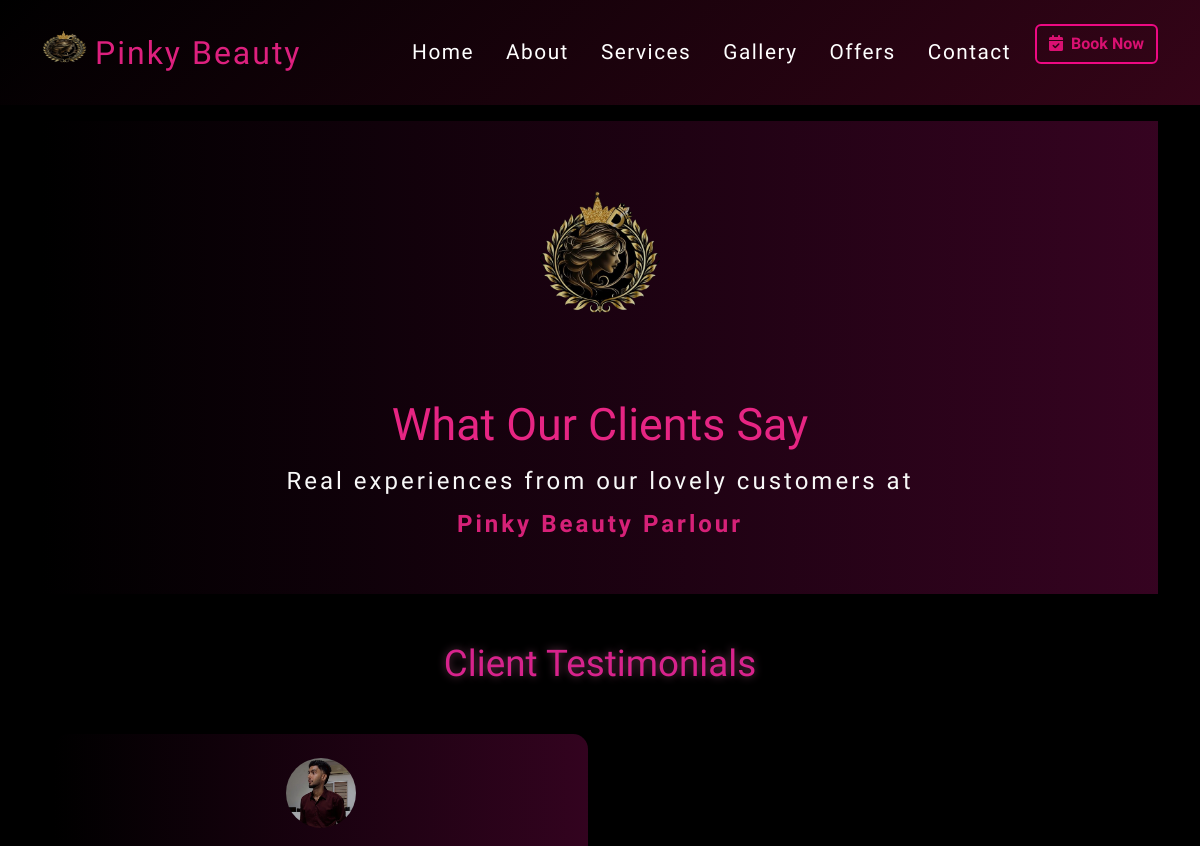
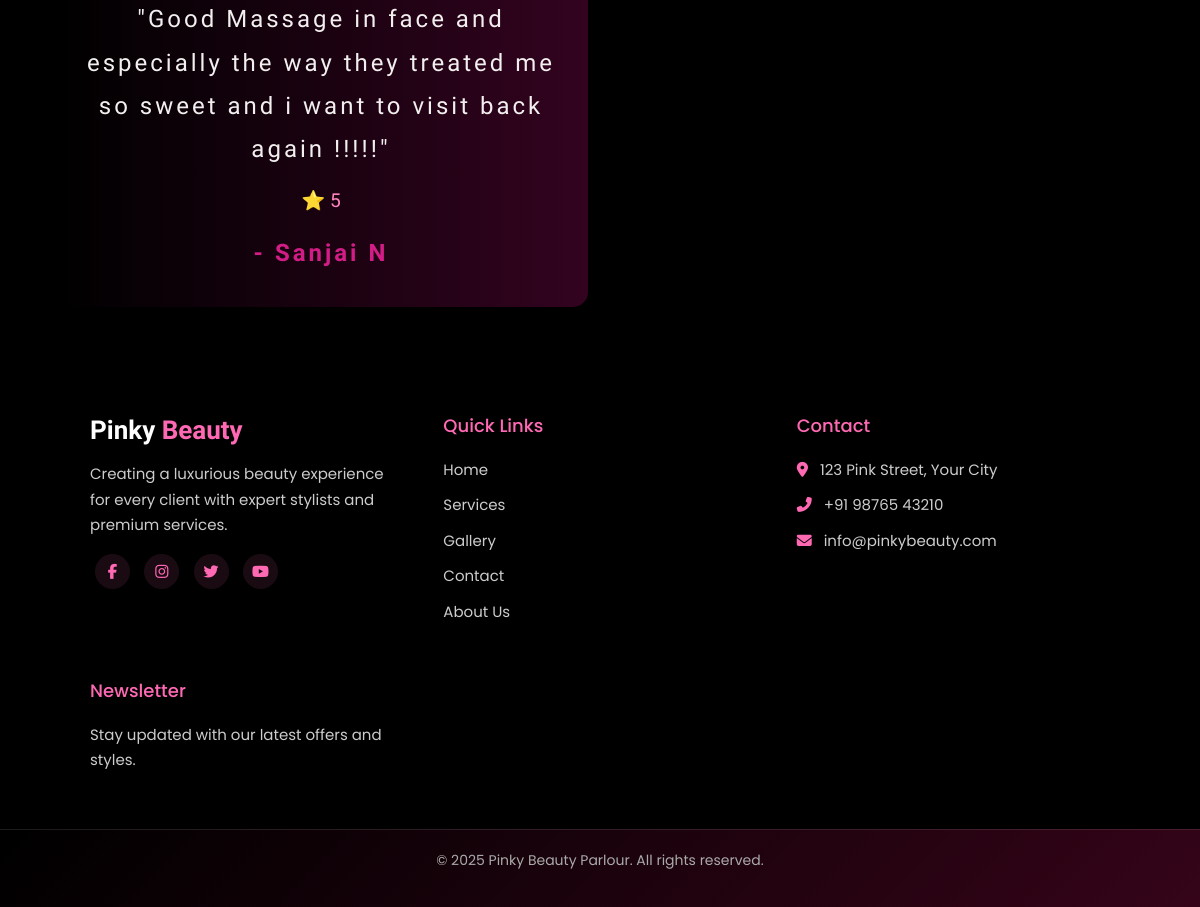
Page /testimonials/ on the committed database (2 pictures, top to bottom).
### main/models.py (models this page shows, shortened)
class Testimonial(models.Model):
    name = models.CharField(max_length=100)
    profile = models.ImageField(upload_to='testimonials/', blank=True, null=True)
    content = models.TextField()
    stars = models.IntegerField(default=5)
    status = models.CharField(max_length=10, choices=[('Pending','Pending'),('Approved','Approved'),('Rejected','Rejected')], default='Pending')
    created_at = models.DateTimeField(auto_now_add=True)

### main/views.py (the view)
# urls.py: path("testimonials/", views.testimonials_page, name="testimonials_page"),
def testimonials_page(request):
    testimonials = Testimonial.objects.filter(status="Approved")
    return render(request, "testimonials.html", {"testimonials": testimonials})

### main/Templates/testimonials.html (shortened to what this page needs)
{% extends "base.html" %}
{% load static %}
{% block content %}
<section class="hero-section text-center text-white py-5"
  style="background: linear-gradient(to right, rgba(0, 0, 0, 0.9), rgba(67, 4, 41, 0.8));" data-aos="fade-down"
  data-aos-duration="1000">
  <div class="container">
    <img src="{% static 'images/l2.png' %}" alt="Pinky Beauty Parlour Logo" class="hero-logo mb-3" data-aos="zoom-in"
      data-aos-delay="200">
    <h2 class="hero-title" data-aos="fade-up" data-aos-delay="300">What Our Clients Say</h2>
    <p class="hero-subtext" data-aos="fade-up" data-aos-delay="500">
      Real experiences from our lovely customers at
      <span class="pink-text">Pinky Beauty Parlour</span>
    </p>
  </div>
</section>
<div class="container mt-5 mb-5" data-aos="fade-up">
  <h2 class="text-center mb-4 section-title">Client Testimonials</h2>
  <div class="row g-4 mt-4">
    {% for t in testimonials %}
    <div class="col-md-6" data-aos="fade-up" data-aos-delay="{{ forloop.counter|add:1 }}00">
      <div class="testimonial-card shadow-sm p-4 text-center">
        {% if t.profile %}
        <img src="{{ t.profile.url }}" class="rounded-circle mb-3" width="70" height="70" alt="Client">
        {% endif %}
        <p class="testimonial-content">"{{ t.content }}"</p>
        <p class="stars">⭐ {{ t.stars }}</p>
        <h6 class="testimonial-name">- {{ t.name }}</h6>
      </div>
    </div>
    {% empty %}
    <div class="text-center text-muted">No testimonials yet. Be the first to share your feedback!</div>
    {% endfor %}
  </div>
</div>
<link href="https://cdn.jsdelivr.net/npm/aos@2.3.4/dist/aos.css" rel="stylesheet">
{% endblock %}

### main/Templates/base.html (style rules this page uses)
body { font-family: 'Segoe UI', Tahoma, Geneva, Verdana, sans-serif; background-color: #000; color: #ffffff; overflow-x: hidden; }

### main/Templates/testimonials.html (style rules this page uses)
body { font-family: 'Great Vibes', cursive; }
h1, h2, h3, .section-title, .hero-title { font-family: 'Great Vibes', cursive; }
.hero-section { background-attachment: fixed; text-align: center; color: #fff; }
.hero-logo { width: 120px; animation: floatLogo 3s ease-in-out infinite; }
.hero-title { font-size: 2.8rem; color: #e62583; }
.hero-subtext { letter-spacing: 3px; font-size: 1.5rem; line-height: 1.8; color: #f8f8f8; max-width: 700px; margin: 0 auto; }
.pink-text { color: #d62178; font-weight: bold; }
.section-title { color: #d7238c; font-size: 2.3rem; text-shadow: 0 0 8px rgba(255, 133, 192, 0.4); }
.testimonial-card { border-radius: 15px; background: linear-gradient(to right, rgba(0, 0, 0, 0.85), rgba(67, 4, 41, 0.759)); transition: transform 0.4s ease, box-shadow 0.4s ease; }
.testimonial-content { letter-spacing: 3px; font-size: 1.5rem; line-height: 1.8; color: #f2efef; }
.testimonial-name { color: #d21c86; margin-top: 10px; font-weight: 600; letter-spacing: 3px; font-size: 1.5rem; line-height: 1.8; }
.stars { color: #ff85c0; font-size: 1.2rem; }

### rows in the picture
Testimonial: profile (picture), content "Good Massage in face and especially the way they treated me so sweet and i want to visit back again !!!!!", stars "5", name "Sanjai N"
